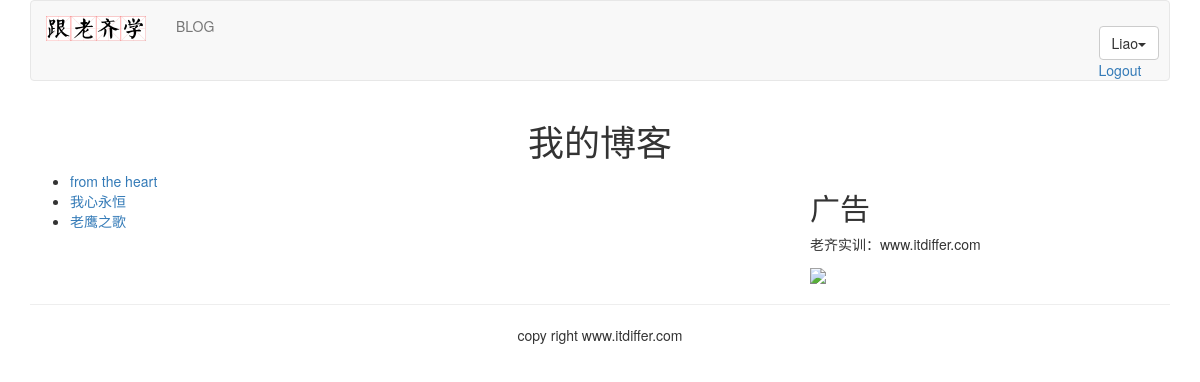
Page /blog/ (signed in) on the committed database.
### blog/models.py (models this page shows, shortened)
class BlogArticles(models.Model):
    title = models.CharField(max_length=300)
    author = models.ForeignKey(User, related_name="blog_posts")
    body = models.TextField()
    publish = models.DateTimeField(default=timezone.now)
    class Meta:
        ordering = ("-publish",)

### blog/views.py (the view)
def blog_title(request):
    blogs = BlogArticles.objects.all()
    return render(request, "blog/titles.html", {"blogs":blogs})

### templates/blog/titles.html (shortened to what this page needs)
{% extends "base.html" %}
{% block content %}
<div class="row text-center vertical-middle-sm">
    <h1>我的博客</h1>
</div>
<div class="row">
    <div class="col-xs-12 col-md-8">
    <ul>
    {% for blog in blogs %}
        <li><a href="{{blog.id}}">{{ blog.title }}</a></li>
    {% endfor %}
    </ul>
    </div>
    <div class="col-xs-6 col-md-4">
    <h2>广告</h2>
    <p>老齐实训：www.itdiffer.com</p>
    <img width="200px" src="http://www.mrwallpaper.com/wallpapers/Fluffy-Cat.jpg">
    </div>
</div>
{% endblock %}

### templates/header.html (shortened to what this page needs)
{% load staticfiles %}
<div class="container">
    <nav class="navbar navbar-default" role="navigation">
        <div class="navbar-header">
            <a class="navbar-brand" href="http://www.itdiffer.com"><img width="100px" src="{% static '/images/logo.png' %}"></a>
        </div>
        <div>
            <ul class="nav navbar-nav" role="navigation">
                <li><a herf="{% url 'blog:blog_title' %}">BLOG</a></li>
            </ul>
            <ul class="nav navbar-nav navbar-right"  style="margin-right: 10px">
                    {%  if user.is_authenticated %}
                        <div class="dropdown" style="margin-top: 25px">
                        <button class="btn btn-default dropdown-toggle" type="button" id="dropdownMenu" data-toggle="dropdown">
                            {{ user.username }}<span class="caret"></span>
                        </button>
                        <li><a href="{% url 'account:user_logout' %}">Logout</a></li>
                        </div>
                    {% else %}
                       <li><a href="{% url 'account:user_login' %}">LOGIN</a></li>
                    {% endif %}
            </ul>
        </div>
    </nav>
</div>

### rows in the picture
BlogArticles: title "from the heart"
BlogArticles: title "我心永恒"
BlogArticles: title "老鹰之歌"

### other values in the picture
{{ user.username }} "Liao"
